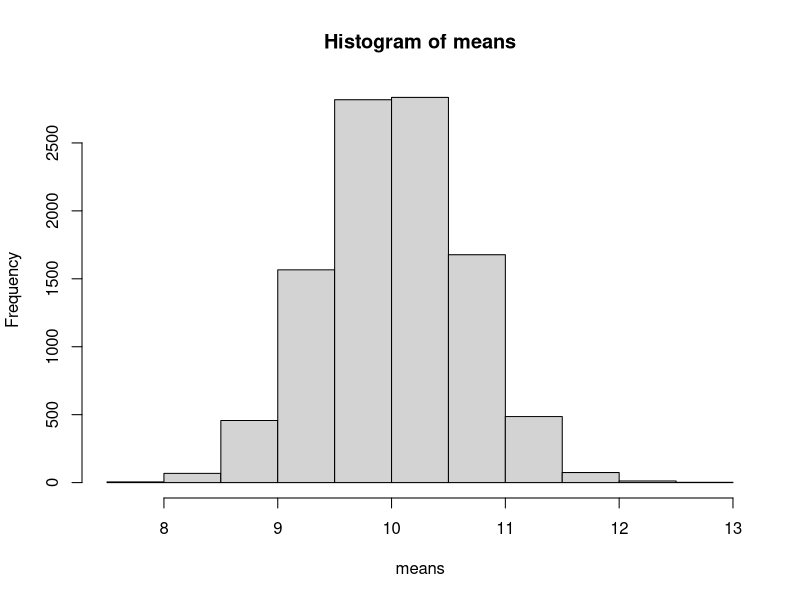
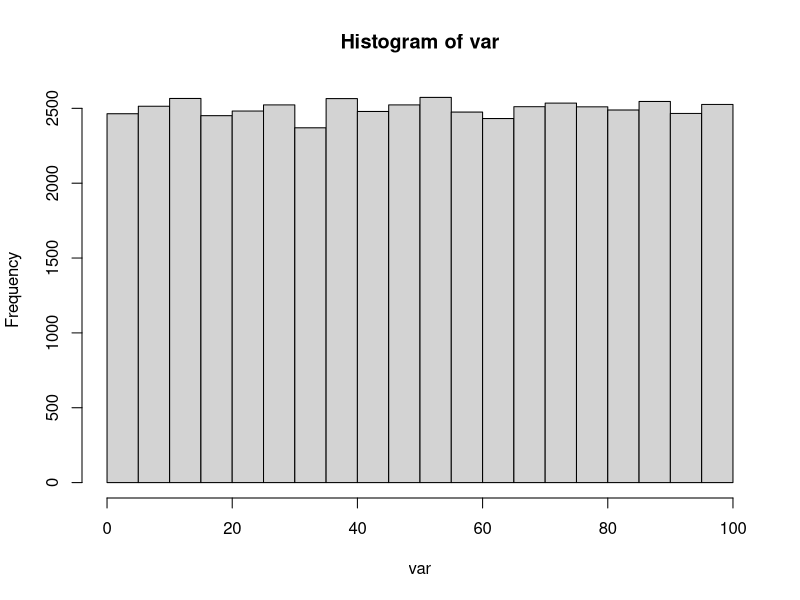
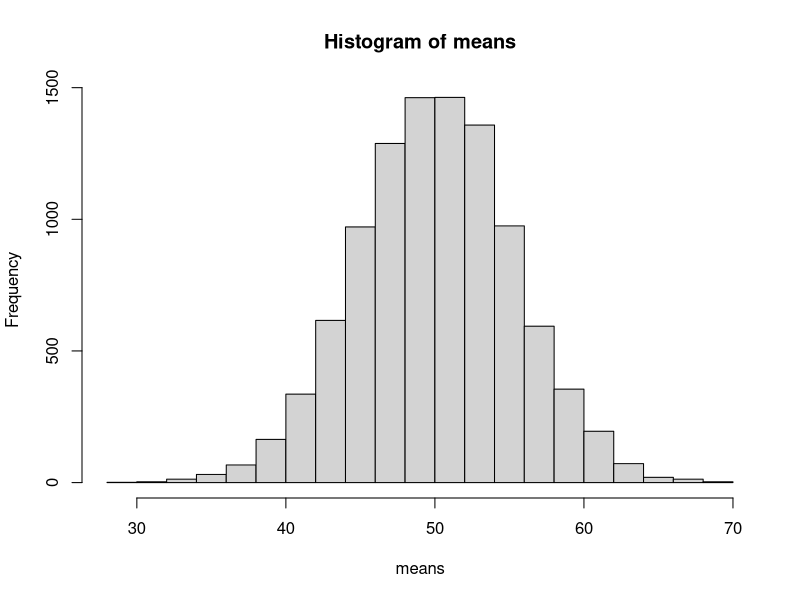
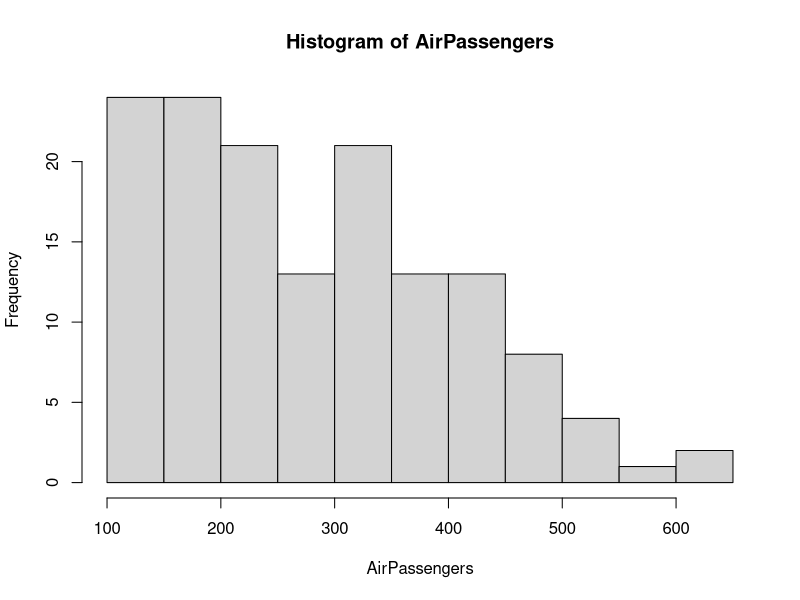
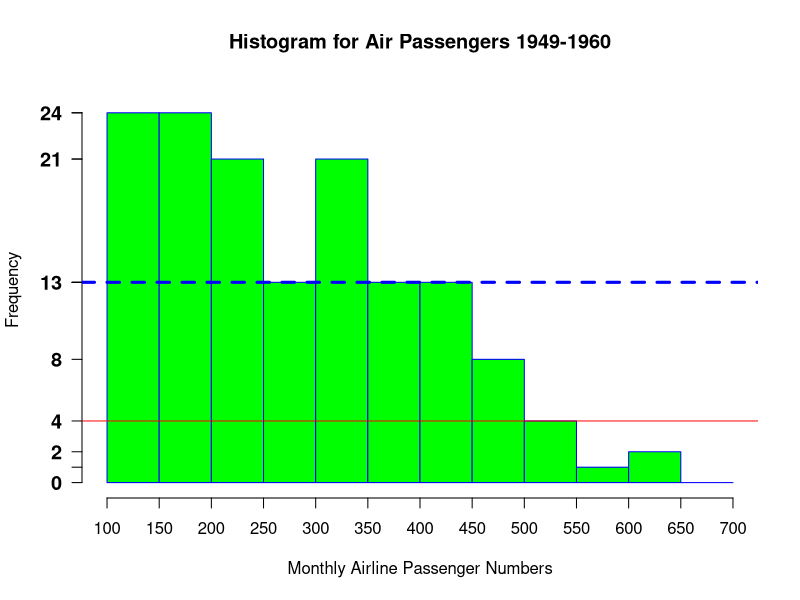
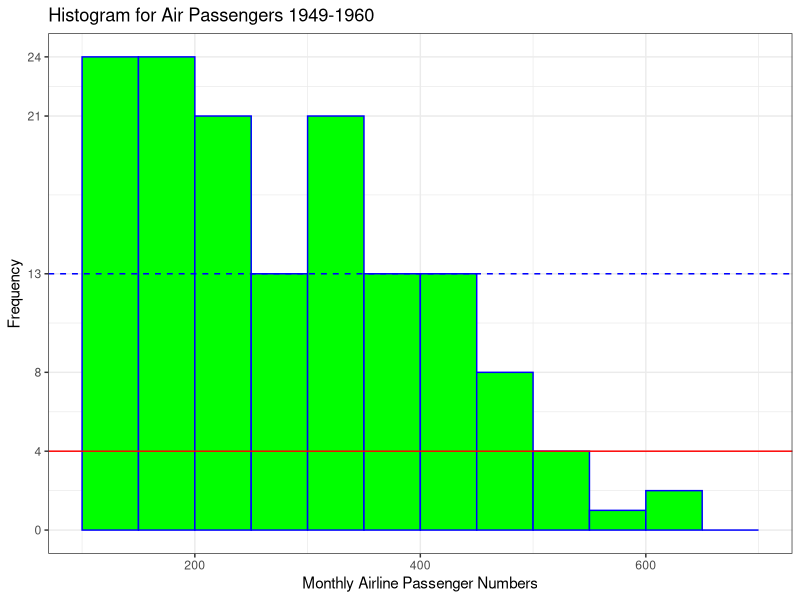

Reproduce these figures in R, in order.
### Central Limit Theorem and Advanced Histograms #### 

### Central Limit Theorem ####

###Let's say we have a normally distributed random variable with mean 10 and sd 2 ###
pop_mean = 10
pop_sd = 2
num_samples = 50000
var = rnorm(num_samples,mean=pop_mean,sd=pop_sd)

### The central limit theorem says if n > 30 the distribution of sample means approaches normal for larger N ###

### With mean = population mean ###

### And standard deviation equal to population sd / sqrt (sample size) ####

tmp = sample(var,30)
 
### First let's draw repeated samples of size 20 from our distribution

#Sample size
sample_size = 10

#Number of samples to take
num_draws = 10000

#Save the mean of each sample
means = c()


for(i in 1:num_draws)
{
  #Generate sample
  tmp = sample(var,sample_size)
  
  #Calculate mean
  means = c(means,mean(tmp))
}

#The means become normally distributed when sample size increases
hist(means)

#With mean equal to the population mean of the distribution
mean(means)
print(pop_mean)

#And standard deviation equal to population standard deviation / square root of n
sd(means)

sd(var) / sqrt(sample_size)


###Central limit theorem on a uniform distribution

#Generate a uniformly distributed random variable
num_samples = 50000
min_val = 0
max_val = 100
var = runif(num_samples,min=min_val,max=max_val)

#Plot a histogram
hist(var)

#Get population mean and standard deviation
pop_mean = mean(var)
pop_sd = sd(var)

#Sample size for repeated samples
sample_size = 30

#Number of samples to draw
num_draws = 10000

#Calculate the sampling distribution of the mean

means = c()
for(i in 1:num_draws)
{
  tmp = sample(var,sample_size)
  means = c(means,mean(tmp))
}

hist(means)


#This works when N is big enough!
mean(means)
print(pop_mean)

sd(means)

sd(var) / sqrt(sample_size)


### Advanced Histograms #### 

# There a lots of good data sets available in R. 
# You can get a list of them by using command data()
# data()

# You can read about each of them by using help command. 
?AirPassengers

# You can load them into the memory by using the command 
data("AirPassengers")

# first take a look at the histogram with no additional parameters. 
hist(AirPassengers)

?hist

# axes	logical. If TRUE (default), axes are draw if the plot is drawn.
# We set here axes to FALSE 
# We make a vector for the lables of x-axis. 
x <- seq(100, 700, by = 50)


#Generate a histogram and save the result
results <- hist(AirPassengers, breaks = x, 
                axes = FALSE, 
                main="Histogram for Air Passengers 1949-1960", 
                xlab = "Monthly Airline Passenger Numbers",  
                border="blue", 
                col="green", 
                ylim=c(0,25), xlim = c(100, 700)  )

# You can read some of the properties of histogram.
print(results)

# Read the documentation about axis 
?axis

# Now, we make the x-asis labels
axis(1, las=1, at = x, labels=x)

# Now, we make a vector for the y-axis lables based on our own requirments. 
ylables<- c(0, 2, 4, 5, 10, 13, 15, 20, 25)

# And this is the y-axis labels.
# axis(2, las=1, at = ylables, labels=ylables,  cex.axis = 1.2, font = 2)

# Or you can use the counts of your histogram result values 
axis(2, las=1, at = results$counts, labels=results$counts,  cex.axis = 1.2, font = 2)

# Here, we make some horizontal lines on the histogram. Just for fun :) 
# In the case that you want to have some horizontal lines on the histogram. 
abline(h = 4, col = "red" )

# a Dashed Line 
# abline(h=13,  col = "blue", lwd=1, lty=3)

abline(h=13,  col = "blue", lwd=3, lty="dashed")

# Values for lty are the strings "blank", "solid", "dashed", "dotted", "dotdash", "longdash", and "twodash". 
# Alternatively, the numbers 0 to 6 can be used (0 for "blank", 1 for "solid", ...).

require(ggplot2)

#ggplot version of the same command

df = data.frame(AirPassengers)
colnames(df) = c("N")
ggplot(data=df,aes(x=N)) + 
  geom_histogram(color="blue",fill="green",breaks=seq(100,700,by=50)) + 
  theme_bw() + 
  xlab("Monthly Airline Passenger Numbers") +
  ylab("Frequency") +
  ggtitle("Histogram for Air Passengers 1949-1960") + 
  geom_hline(yintercept=13,color="blue",linetype="dashed") +
  geom_hline(yintercept=4,color="red") + 
  ylim(0,24) + 
  scale_y_continuous(breaks=c(0,4,8,13,21,24))
  

